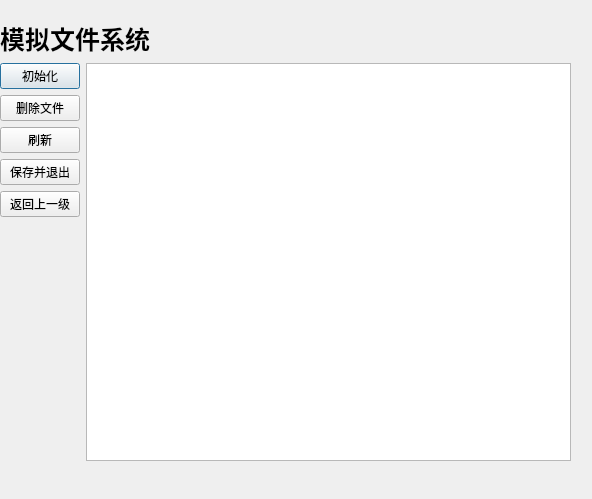
<?xml version="1.0" encoding="UTF-8"?>
<ui version="4.0">
 <class>Filewindow</class>
 <widget class="QDialog" name="Filewindow">
  <property name="geometry">
   <rect>
    <x>0</x>
    <y>0</y>
    <width>592</width>
    <height>499</height>
   </rect>
  </property>
  <property name="windowTitle">
   <string>Dialog</string>
  </property>
  <widget class="QWidget" name="">
   <property name="geometry">
    <rect>
     <x>0</x>
     <y>20</y>
     <width>571</width>
     <height>461</height>
    </rect>
   </property>
   <layout class="QVBoxLayout" name="verticalLayout_3">
    <item>
     <layout class="QVBoxLayout" name="verticalLayout_2">
      <item>
       <layout class="QGridLayout" name="gridLayout">
        <item row="0" column="1">
         <widget class="QLabel" name="label">
          <property name="font">
           <font>
            <pointsize>10</pointsize>
           </font>
          </property>
          <property name="text">
           <string/>
          </property>
         </widget>
        </item>
        <item row="0" column="0">
         <widget class="QLabel" name="label_2">
          <property name="font">
           <font>
            <family>Adobe Garamond Pro Bold</family>
            <pointsize>19</pointsize>
            <weight>75</weight>
            <bold>true</bold>
           </font>
          </property>
          <property name="text">
           <string>模拟文件系统</string>
          </property>
         </widget>
        </item>
       </layout>
      </item>
      <item>
       <layout class="QHBoxLayout" name="horizontalLayout">
        <item>
         <layout class="QVBoxLayout" name="verticalLayout">
          <property name="spacing">
           <number>6</number>
          </property>
          <property name="sizeConstraint">
           <enum>QLayout::SetDefaultConstraint</enum>
          </property>
          <property name="leftMargin">
           <number>0</number>
          </property>
          <property name="topMargin">
           <number>0</number>
          </property>
          <property name="rightMargin">
           <number>0</number>
          </property>
          <item>
           <widget class="QPushButton" name="pushButton_2">
            <property name="text">
             <string>初始化</string>
            </property>
           </widget>
          </item>
          <item>
           <widget class="QPushButton" name="delf">
            <property name="text">
             <string>删除文件</string>
            </property>
           </widget>
          </item>
          <item>
           <widget class="QPushButton" name="refresh">
            <property name="text">
             <string>刷新</string>
            </property>
           </widget>
          </item>
          <item>
           <widget class="QPushButton" name="pushButton">
            <property name="font">
             <font>
              <weight>50</weight>
              <italic>false</italic>
              <bold>false</bold>
              <underline>false</underline>
              <strikeout>false</strikeout>
             </font>
            </property>
            <property name="cursor">
             <cursorShape>PointingHandCursor</cursorShape>
            </property>
            <property name="mouseTracking">
             <bool>false</bool>
            </property>
            <property name="text">
             <string>保存并退出</string>
            </property>
            <property name="icon">
             <iconset>
              <normaloff>test.png</normaloff>test.png</iconset>
            </property>
            <property name="iconSize">
             <size>
              <width>16</width>
              <height>16</height>
             </size>
            </property>
            <property name="shortcut">
             <string/>
            </property>
            <property name="default">
             <bool>false</bool>
            </property>
           </widget>
          </item>
          <item>
           <widget class="QPushButton" name="retur">
            <property name="text">
             <string>返回上一级</string>
            </property>
           </widget>
          </item>
          <item>
           <spacer name="verticalSpacer">
            <property name="orientation">
             <enum>Qt::Vertical</enum>
            </property>
            <property name="sizeHint" stdset="0">
             <size>
              <width>20</width>
              <height>40</height>
             </size>
            </property>
           </spacer>
          </item>
         </layout>
        </item>
        <item>
         <widget class="QListWidget" name="listWidget">
          <property name="cursor" stdset="0">
           <cursorShape>ArrowCursor</cursorShape>
          </property>
          <property name="mouseTracking">
           <bool>false</bool>
          </property>
          <property name="viewMode">
           <enum>QListView::IconMode</enum>
          </property>
         </widget>
        </item>
       </layout>
      </item>
     </layout>
    </item>
    <item>
     <widget class="QLabel" name="info">
      <property name="text">
       <string/>
      </property>
     </widget>
    </item>
   </layout>
  </widget>
 </widget>
 <resources/>
 <connections/>
</ui>
